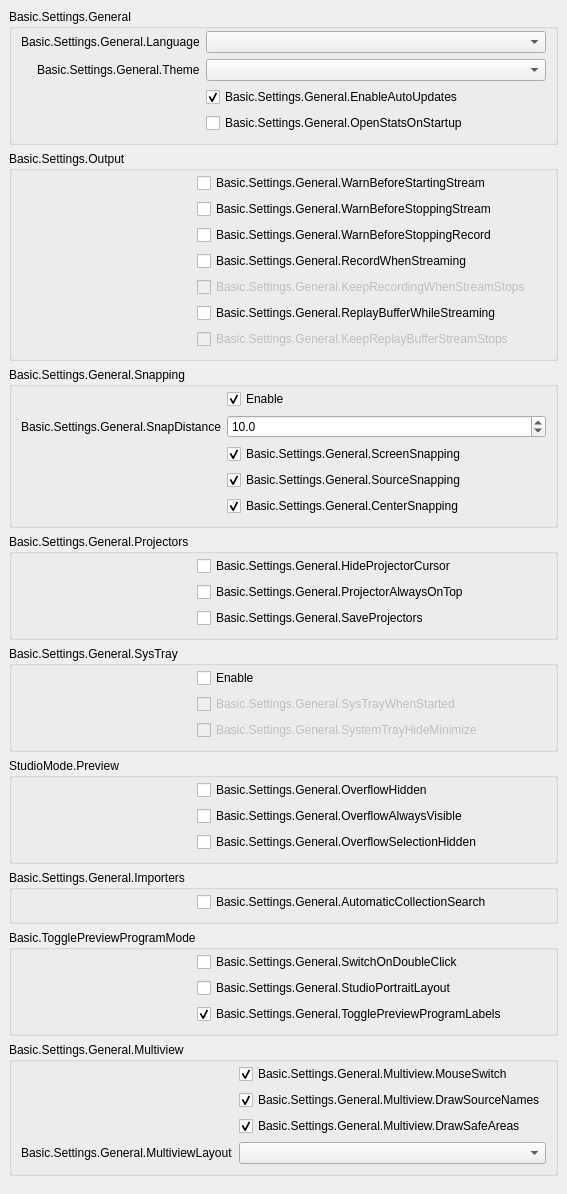
           <widget class="QWidget" name="scrollAreaWidgetContents_2">
            <property name="geometry">
             <rect>
              <x>0</x>
              <y>0</y>
              <width>510</width>
              <height>1026</height>
             </rect>
            </property>
            <layout class="QVBoxLayout" name="verticalLayout_19">
             <property name="leftMargin">
              <number>0</number>
             </property>
             <property name="topMargin">
              <number>0</number>
             </property>
             <property name="rightMargin">
              <number>0</number>
             </property>
             <property name="bottomMargin">
              <number>9</number>
             </property>
             <item alignment="Qt::AlignTop">
              <widget class="QWidget" name="widget_2" native="true">
               <layout class="QVBoxLayout" name="verticalLayout_20">
                <item>
                 <widget class="QGroupBox" name="groupBox_15">
                  <property name="title">
                   <string>Basic.Settings.General</string>
                  </property>
                  <layout class="QFormLayout" name="formLayout_32">
                   <property name="fieldGrowthPolicy">
                    <enum>QFormLayout::AllNonFixedFieldsGrow</enum>
                   </property>
                   <property name="labelAlignment">
                    <set>Qt::AlignRight|Qt::AlignTrailing|Qt::AlignVCenter</set>
                   </property>
                   <property name="topMargin">
                    <number>2</number>
                   </property>
                   <item row="0" column="0">
                    <widget class="QLabel" name="label">
                     <property name="text">
                      <string>Basic.Settings.General.Language</string>
                     </property>
                     <property name="buddy">
                      <cstring>language</cstring>
                     </property>
                    </widget>
                   </item>
                   <item row="0" column="1">
                    <widget class="QComboBox" name="language"/>
                   </item>
                   <item row="1" column="0">
                    <widget class="QLabel" name="label_42">
                     <property name="text">
                      <string>Basic.Settings.General.Theme</string>
                     </property>
                     <property name="buddy">
                      <cstring>theme</cstring>
                     </property>
                    </widget>
                   </item>
                   <item row="1" column="1">
                    <widget class="QComboBox" name="theme"/>
                   </item>
                   <item row="2" column="0">
                    <spacer name="horizontalSpacer_3">
                     <property name="orientation">
                      <enum>Qt::Horizontal</enum>
                     </property>
                     <property name="sizeType">
                      <enum>QSizePolicy::Fixed</enum>
                     </property>
                     <property name="sizeHint" stdset="0">
                      <size>
                       <width>170</width>
                       <height>5</height>
                      </size>
                     </property>
                    </spacer>
                   </item>
                   <item row="2" column="1">
                    <widget class="QCheckBox" name="enableAutoUpdates">
                     <property name="text">
                      <string>Basic.Settings.General.EnableAutoUpdates</string>
                     </property>
                     <property name="checked">
                      <bool>true</bool>
                     </property>
                    </widget>
                   </item>
                   <item row="3" column="1">
                    <widget class="QCheckBox" name="openStatsOnStartup">
                     <property name="text">
                      <string>Basic.Settings.General.OpenStatsOnStartup</string>
                     </property>
                    </widget>
                   </item>
                  </layout>
                 </widget>
                </item>
                <item>
                 <widget class="QGroupBox" name="groupBox_16">
                  <property name="title">
                   <string>Basic.Settings.Output</string>
                  </property>
                  <layout class="QFormLayout" name="formLayout_2">
                   <property name="fieldGrowthPolicy">
                    <enum>QFormLayout::AllNonFixedFieldsGrow</enum>
                   </property>
                   <property name="topMargin">
                    <number>2</number>
                   </property>
                   <item row="0" column="0">
                    <spacer name="horizontalSpacer_5">
                     <property name="orientation">
                      <enum>Qt::Horizontal</enum>
                     </property>
                     <property name="sizeType">
                      <enum>QSizePolicy::Fixed</enum>
                     </property>
                     <property name="sizeHint" stdset="0">
                      <size>
                       <width>170</width>
                       <height>5</height>
                      </size>
                     </property>
                    </spacer>
                   </item>
                   <item row="0" column="1">
                    <widget class="QCheckBox" name="warnBeforeStreamStart">
                     <property name="text">
                      <string>Basic.Settings.General.WarnBeforeStartingStream</string>
                     </property>
                    </widget>
                   </item>
                   <item row="1" column="1">
                    <widget class="QCheckBox" name="warnBeforeStreamStop">
                     <property name="text">
                      <string>Basic.Settings.General.WarnBeforeStoppingStream</string>
                     </property>
                    </widget>
                   </item>
                   <item row="2" column="1">
                    <widget class="QCheckBox" name="warnBeforeRecordStop">
                     <property name="text">
                      <string>Basic.Settings.General.WarnBeforeStoppingRecord</string>
                     </property>
                    </widget>
                   </item>
                   <item row="3" column="1">
                    <widget class="QCheckBox" name="recordWhenStreaming">
                     <property name="text">
                      <string>Basic.Settings.General.RecordWhenStreaming</string>
                     </property>
                    </widget>
                   </item>
                   <item row="4" column="1">
                    <widget class="QCheckBox" name="keepRecordStreamStops">
                     <property name="enabled">
                      <bool>false</bool>
                     </property>
                     <property name="text">
                      <string>Basic.Settings.General.KeepRecordingWhenStreamStops</string>
                     </property>
                    </widget>
                   </item>
                   <item row="5" column="1">
                    <widget class="QCheckBox" name="replayWhileStreaming">
                     <property name="text">
                      <string>Basic.Settings.General.ReplayBufferWhileStreaming</string>
                     </property>
                    </widget>
                   </item>
                   <item row="6" column="1">
                    <widget class="QCheckBox" name="keepReplayStreamStops">
                     <property name="enabled">
                      <bool>false</bool>
                     </property>
                     <property name="text">
                      <string>Basic.Settings.General.KeepReplayBufferStreamStops</string>
                     </property>
                    </widget>
                   </item>
                  </layout>
                 </widget>
                </item>
                <item>
                 <widget class="QGroupBox" name="groupBox_10">
                  <property name="enabled">
                   <bool>true</bool>
                  </property>
                  <property name="sizePolicy">
                   <sizepolicy hsizetype="Preferred" vsizetype="Maximum">
                    <horstretch>0</horstretch>
                    <verstretch>0</verstretch>
                   </sizepolicy>
                  </property>
                  <property name="title">
                   <string>Basic.Settings.General.Snapping</string>
                  </property>
                  <property name="flat">
                   <bool>false</bool>
                  </property>
                  <layout class="QFormLayout" name="formLayout_21">
                   <property name="fieldGrowthPolicy">
                    <enum>QFormLayout::AllNonFixedFieldsGrow</enum>
                   </property>
                   <property name="labelAlignment">
                    <set>Qt::AlignRight|Qt::AlignTrailing|Qt::AlignVCenter</set>
                   </property>
                   <property name="topMargin">
                    <number>2</number>
                   </property>
                   <item row="0" column="1">
                    <widget class="QCheckBox" name="snappingEnabled">
                     <property name="text">
                      <string>Enable</string>
                     </property>
                     <property name="checked">
                      <bool>true</bool>
                     </property>
                    </widget>
                   </item>
                   <item row="2" column="1">
                    <widget class="QCheckBox" name="screenSnapping">
                     <property name="text">
                      <string>Basic.Settings.General.ScreenSnapping</string>
                     </property>
                     <property name="checked">
                      <bool>true</bool>
                     </property>
                    </widget>
                   </item>
                   <item row="4" column="1">
                    <widget class="QCheckBox" name="centerSnapping">
                     <property name="text">
                      <string>Basic.Settings.General.CenterSnapping</string>
                     </property>
                     <property name="checked">
                      <bool>true</bool>
                     </property>
                    </widget>
                   </item>
                   <item row="3" column="1">
                    <widget class="QCheckBox" name="sourceSnapping">
                     <property name="text">
                      <string>Basic.Settings.General.SourceSnapping</string>
                     </property>
                     <property name="checked">
                      <bool>true</bool>
                     </property>
                    </widget>
                   </item>
                   <item row="1" column="1">
                    <widget class="QDoubleSpinBox" name="snapDistance">
                     <property name="decimals">
                      <number>1</number>
                     </property>
                     <property name="singleStep">
                      <double>0.500000000000000</double>
                     </property>
                     <property name="value">
                      <double>10.000000000000000</double>
                     </property>
                    </widget>
                   </item>
                   <item row="1" column="0">
                    <widget class="QLabel" name="label_9">
                     <property name="text">
                      <string>Basic.Settings.General.SnapDistance</string>
                     </property>
                     <property name="buddy">
                      <cstring>snapDistance</cstring>
                     </property>
                    </widget>
                   </item>
                   <item row="3" column="0">
                    <spacer name="horizontalSpacer_4">
                     <property name="orientation">
                      <enum>Qt::Horizontal</enum>
                     </property>
                     <property name="sizeType">
                      <enum>QSizePolicy::Fixed</enum>
                     </property>
                     <property name="sizeHint" stdset="0">
                      <size>
                       <width>170</width>
                       <height>5</height>
                      </size>
                     </property>
                    </spacer>
                   </item>
                  </layout>
                 </widget>
                </item>
                <item>
                 <widget class="QGroupBox" name="groupBox_14">
                  <property name="title">
                   <string>Basic.Settings.General.Projectors</string>
                  </property>
                  <layout class="QFormLayout" name="formLayout_28">
                   <property name="fieldGrowthPolicy">
                    <enum>QFormLayout::AllNonFixedFieldsGrow</enum>
                   </property>
                   <property name="topMargin">
                    <number>2</number>
                   </property>
                   <item row="0" column="1">
                    <widget class="QCheckBox" name="hideProjectorCursor">
                     <property name="text">
                      <string>Basic.Settings.General.HideProjectorCursor</string>
                     </property>
                    </widget>
                   </item>
                   <item row="1" column="1">
                    <widget class="QCheckBox" name="projectorAlwaysOnTop">
                     <property name="text">
                      <string>Basic.Settings.General.ProjectorAlwaysOnTop</string>
                     </property>
                    </widget>
                   </item>
                   <item row="2" column="1">
                    <widget class="QCheckBox" name="saveProjectors">
                     <property name="text">
                      <string>Basic.Settings.General.SaveProjectors</string>
                     </property>
                    </widget>
                   </item>
                   <item row="1" column="0">
                    <spacer name="horizontalSpacer">
                     <property name="orientation">
                      <enum>Qt::Horizontal</enum>
                     </property>
                     <property name="sizeType">
                      <enum>QSizePolicy::Fixed</enum>
                     </property>
                     <property name="sizeHint" stdset="0">
                      <size>
                       <width>170</width>
                       <height>5</height>
                      </size>
                     </property>
                    </spacer>
                   </item>
                  </layout>
                 </widget>
                </item>
                <item>
                 <widget class="QGroupBox" name="groupBox_13">
                  <property name="title">
                   <string>Basic.Settings.General.SysTray</string>
                  </property>
                  <layout class="QFormLayout" name="formLayout_29">
                   <property name="fieldGrowthPolicy">
                    <enum>QFormLayout::AllNonFixedFieldsGrow</enum>
                   </property>
                   <property name="topMargin">
                    <number>2</number>
                   </property>
                   <item row="0" column="1">
                    <widget class="QCheckBox" name="systemTrayEnabled">
                     <property name="text">
                      <string>Enable</string>
                     </property>
                    </widget>
                   </item>
                   <item row="1" column="1">
                    <widget class="QCheckBox" name="systemTrayWhenStarted">
                     <property name="enabled">
                      <bool>false</bool>
                     </property>
                     <property name="text">
                      <string>Basic.Settings.General.SysTrayWhenStarted</string>
                     </property>
                    </widget>
                   </item>
                   <item row="2" column="1">
                    <widget class="QCheckBox" name="systemTrayAlways">
                     <property name="enabled">
                      <bool>false</bool>
                     </property>
                     <property name="text">
                      <string>Basic.Settings.General.SystemTrayHideMinimize</string>
                     </property>
                    </widget>
                   </item>
                   <item row="1" column="0">
                    <spacer name="horizontalSpacer_2">
                     <property name="orientation">
                      <enum>Qt::Horizontal</enum>
                     </property>
                     <property name="sizeType">
                      <enum>QSizePolicy::Fixed</enum>
                     </property>
                     <property name="sizeHint" stdset="0">
                      <size>
                       <width>170</width>
                       <height>5</height>
                      </size>
                     </property>
                    </spacer>
                   </item>
                  </layout>
                 </widget>
                </item>
                <item>
                 <widget class="QGroupBox" name="groupBox_18">
                  <property name="title">
                   <string>StudioMode.Preview</string>
                  </property>
                  <layout class="QFormLayout" name="formLayout_35">
                   <property name="fieldGrowthPolicy">
                    <enum>QFormLayout::AllNonFixedFieldsGrow</enum>
                   </property>
                   <property name="labelAlignment">
                    <set>Qt::AlignRight|Qt::AlignTrailing|Qt::AlignVCenter</set>
                   </property>
                   <property name="topMargin">
                    <number>2</number>
                   </property>
                   <item row="1" column="1">
                    <widget class="QCheckBox" name="overflowAlwaysVisible">
                     <property name="text">
                      <string>Basic.Settings.General.OverflowAlwaysVisible</string>
                     </property>
                    </widget>
                   </item>
                   <item row="0" column="0">
                    <spacer name="horizontalSpacer_25">
                     <property name="orientation">
                      <enum>Qt::Horizontal</enum>
                     </property>
                     <property name="sizeHint" stdset="0">
                      <size>
                       <width>170</width>
                       <height>5</height>
                      </size>
                     </property>
                    </spacer>
                   </item>
                   <item row="2" column="1">
                    <widget class="QCheckBox" name="overflowSelectionHide">
                     <property name="text">
                      <string>Basic.Settings.General.OverflowSelectionHidden</string>
                     </property>
                    </widget>
                   </item>
                   <item row="0" column="1">
                    <widget class="QCheckBox" name="overflowHide">
                     <property name="text">
                      <string>Basic.Settings.General.OverflowHidden</string>
                     </property>
                    </widget>
                   </item>
                  </layout>
                 </widget>
                </item>
                <item>
                 <widget class="QGroupBox" name="groupBox_19">
                  <property name="title">
                   <string>Basic.Settings.General.Importers</string>
                  </property>
                  <layout class="QFormLayout" name="formLayout_36">
                   <property name="fieldGrowthPolicy">
                    <enum>QFormLayout::AllNonFixedFieldsGrow</enum>
                   </property>
                   <property name="labelAlignment">
                    <set>Qt::AlignRight|Qt::AlignTrailing|Qt::AlignVCenter</set>
                   </property>
                   <property name="topMargin">
                    <number>2</number>
                   </property>
                   <item row="0" column="0">
                    <spacer name="horizontalSpacer_26">
                     <property name="orientation">
                      <enum>Qt::Horizontal</enum>
                     </property>
                     <property name="sizeHint" stdset="0">
                      <size>
                       <width>170</width>
                       <height>5</height>
                      </size>
                     </property>
                    </spacer>
                   </item>
                   <item row="0" column="1">
                    <widget class="QCheckBox" name="automaticSearch">
                     <property name="text">
                      <string>Basic.Settings.General.AutomaticCollectionSearch</string>
                     </property>
                    </widget>
                   </item>
                  </layout>
                 </widget>
                </item>
                <item>
                 <widget class="QGroupBox" name="groupBox_11">
                  <property name="title">
                   <string>Basic.TogglePreviewProgramMode</string>
                  </property>
                  <layout class="QFormLayout" name="formLayout_31">
                   <property name="fieldGrowthPolicy">
                    <enum>QFormLayout::AllNonFixedFieldsGrow</enum>
                   </property>
                   <property name="labelAlignment">
                    <set>Qt::AlignRight|Qt::AlignTrailing|Qt::AlignVCenter</set>
                   </property>
                   <property name="topMargin">
                    <number>2</number>
                   </property>
                   <item row="0" column="1">
                    <widget class="QCheckBox" name="doubleClickSwitch">
                     <property name="text">
                      <string>Basic.Settings.General.SwitchOnDoubleClick</string>
                     </property>
                    </widget>
                   </item>
                   <item row="0" column="0">
                    <spacer name="horizontalSpacer_6">
                     <property name="orientation">
                      <enum>Qt::Horizontal</enum>
                     </property>
                     <property name="sizeHint" stdset="0">
                      <size>
                       <width>170</width>
                       <height>5</height>
                      </size>
                     </property>
                    </spacer>
                   </item>
                   <item row="1" column="1">
                    <widget class="QCheckBox" name="studioPortraitLayout">
                     <property name="text">
                      <string>Basic.Settings.General.StudioPortraitLayout</string>
                     </property>
                    </widget>
                   </item>
                   <item row="2" column="1">
                    <widget class="QCheckBox" name="prevProgLabelToggle">
                     <property name="text">
                      <string>Basic.Settings.General.TogglePreviewProgramLabels</string>
                     </property>
                     <property name="checked">
                      <bool>true</bool>
                     </property>
                    </widget>
                   </item>
                  </layout>
                 </widget>
                </item>
                <item>
                 <widget class="QGroupBox" name="groupBoxMultiview">
                  <property name="title">
                   <string>Basic.Settings.General.Multiview</string>
                  </property>
                  <layout class="QFormLayout" name="formLayoutMultiview">
                   <property name="fieldGrowthPolicy">
                    <enum>QFormLayout::AllNonFixedFieldsGrow</enum>
                   </property>
                   <property name="labelAlignment">
                    <set>Qt::AlignRight|Qt::AlignTrailing|Qt::AlignVCenter</set>
                   </property>
                   <property name="topMargin">
                    <number>2</number>
                   </property>
                   <item row="0" column="0">
                    <spacer name="horizontalSpacerMultiview">
                     <property name="orientation">
                      <enum>Qt::Horizontal</enum>
                     </property>
                     <property name="sizeType">
                      <enum>QSizePolicy::Fixed</enum>
                     </property>
                     <property name="sizeHint" stdset="0">
                      <size>
                       <width>170</width>
                       <height>5</height>
                      </size>
                     </property>
                    </spacer>
                   </item>
                   <item row="0" column="1">
                    <widget class="QCheckBox" name="multiviewMouseSwitch">
                     <property name="text">
                      <string>Basic.Settings.General.Multiview.MouseSwitch</string>
                     </property>
                     <property name="checked">
                      <bool>true</bool>
                     </property>
                    </widget>
                   </item>
                   <item row="1" column="1">
                    <widget class="QCheckBox" name="multiviewDrawNames">
                     <property name="text">
                      <string>Basic.Settings.General.Multiview.DrawSourceNames</string>
                     </property>
                     <property name="checked">
                      <bool>true</bool>
                     </property>
                    </widget>
                   </item>
                   <item row="2" column="1">
                    <widget class="QCheckBox" name="multiviewDrawAreas">
                     <property name="text">
                      <string>Basic.Settings.General.Multiview.DrawSafeAreas</string>
                     </property>
                     <property name="checked">
                      <bool>true</bool>
                     </property>
                    </widget>
                   </item>
                   <item row="3" column="1">
                    <widget class="QComboBox" name="multiviewLayout"/>
                   </item>
                   <item row="3" column="0">
                    <widget class="QLabel" name="label_64">
                     <property name="text">
                      <string>Basic.Settings.General.MultiviewLayout</string>
                     </property>
                     <property name="buddy">
                      <cstring>multiviewLayout</cstring>
                     </property>
                    </widget>
                   </item>
                  </layout>
                 </widget>
                </item>
               </layout>
              </widget>
             </item>
            </layout>
           </widget>
